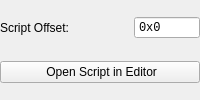
                    <widget class="QWidget" name="ctrSignScript" native="true">
                     <layout class="QVBoxLayout" name="verticalLayout_22">
                      <property name="leftMargin">
                       <number>0</number>
                      </property>
                      <property name="topMargin">
                       <number>0</number>
                      </property>
                      <property name="rightMargin">
                       <number>0</number>
                      </property>
                      <property name="bottomMargin">
                       <number>0</number>
                      </property>
                      <item>
                       <layout class="QHBoxLayout" name="horizontalLayout_54">
                        <item>
                         <widget class="QLabel" name="label_51">
                          <property name="sizePolicy">
                           <sizepolicy hsizetype="Preferred" vsizetype="Preferred">
                            <horstretch>0</horstretch>
                            <verstretch>0</verstretch>
                           </sizepolicy>
                          </property>
                          <property name="text">
                           <string>Script Offset:</string>
                          </property>
                         </widget>
                        </item>
                        <item>
                         <spacer name="horizontalSpacer_54">
                          <property name="orientation">
                           <enum>Qt::Horizontal</enum>
                          </property>
                          <property name="sizeType">
                           <enum>QSizePolicy::Expanding</enum>
                          </property>
                          <property name="sizeHint" stdset="0">
                           <size>
                            <width>40</width>
                            <height>20</height>
                           </size>
                          </property>
                         </spacer>
                        </item>
                        <item>
                         <widget class="QHexSpinBox" name="sign_script">
                          <property name="sizePolicy">
                           <sizepolicy hsizetype="Maximum" vsizetype="Fixed">
                            <horstretch>0</horstretch>
                            <verstretch>0</verstretch>
                           </sizepolicy>
                          </property>
                          <property name="font">
                           <font>
                            <family>Courier New</family>
                           </font>
                          </property>
                          <property name="buttonSymbols">
                           <enum>QAbstractSpinBox::NoButtons</enum>
                          </property>
                          <property name="prefix">
                           <string notr="true">0x</string>
                          </property>
                          <property name="maximum">
                           <number>2147483647</number>
                          </property>
                          <property name="displayIntegerBase">
                           <number>16</number>
                          </property>
                          <property name="upperCase" stdset="0">
                           <bool>true</bool>
                          </property>
                          <property name="byteLength" stdset="0">
                           <number>4</number>
                          </property>
                         </widget>
                        </item>
                       </layout>
                      </item>
                      <item>
                       <widget class="QPushButton" name="btnSignOpenScript">
                        <property name="text">
                         <string> Open Script in Editor</string>
                        </property>
                        <property name="icon">
                         <iconset resource="../images.qrc">
                          <normaloff>:/icons/script_go.ico</normaloff>:/icons/script_go.ico</iconset>
                        </property>
                        <property name="flat">
                         <bool>false</bool>
                        </property>
                       </widget>
                      </item>
                     </layout>
                    </widget>
